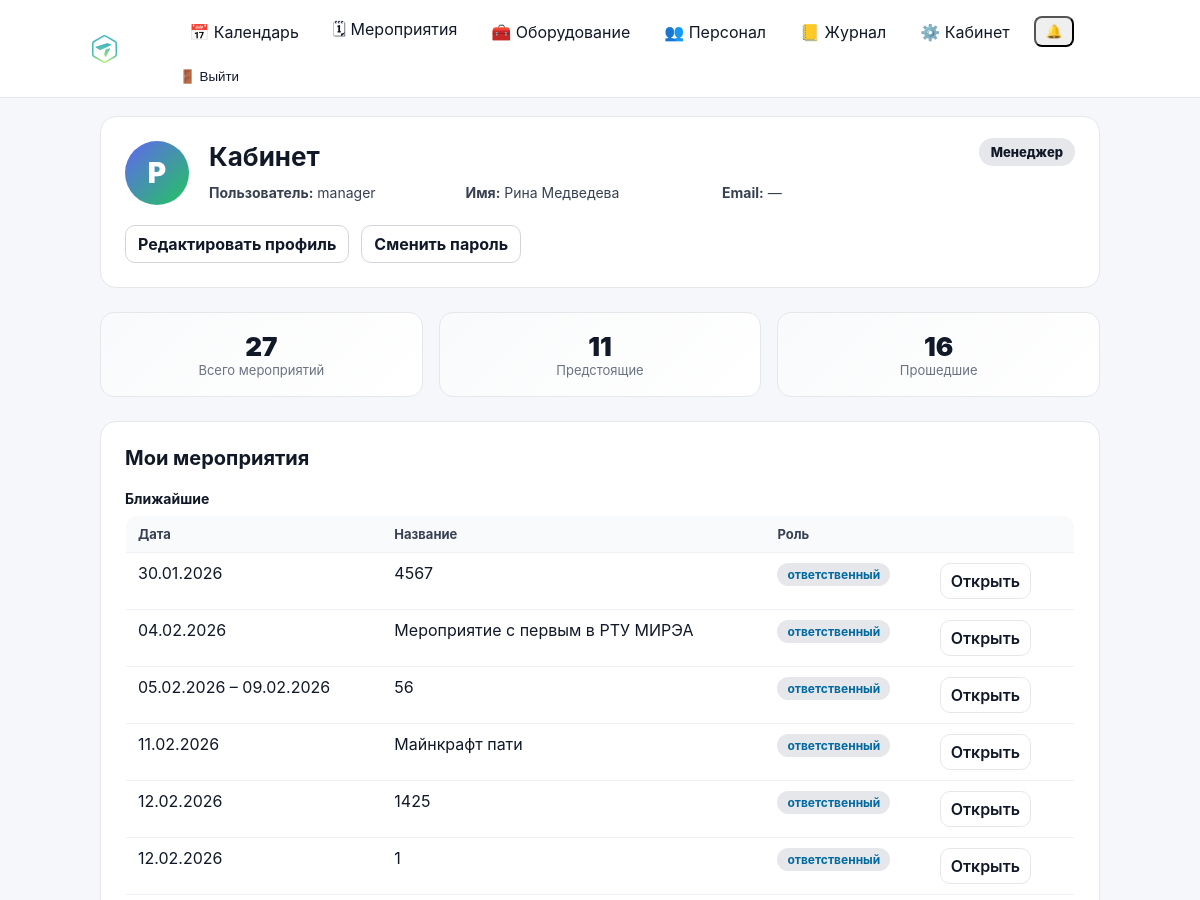
The page /cabinet/ (signed in, upper part) on the database as committed earlier.
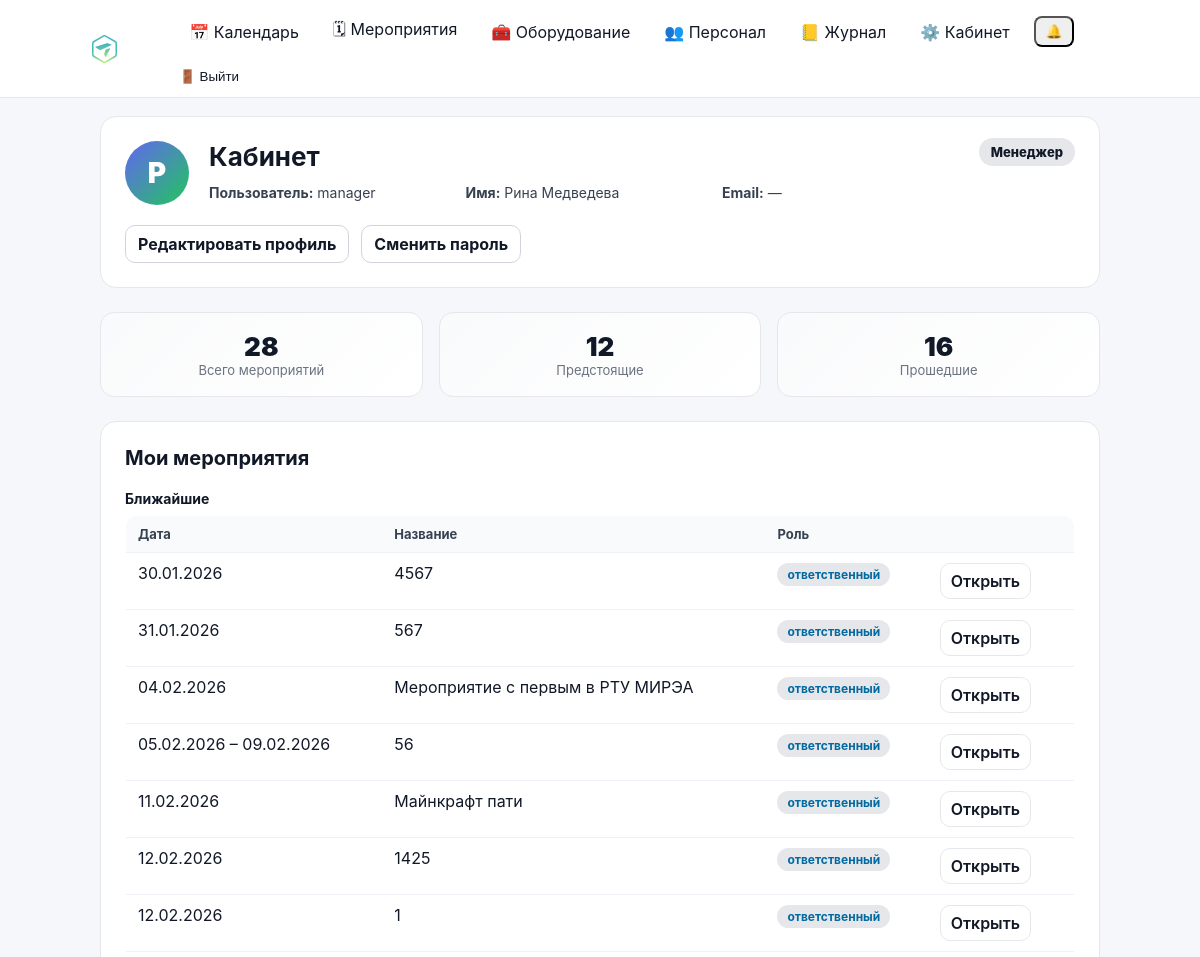
The same page on the database as committed later.
### events/models.py (models this page shows, shortened)
class Event(models.Model):
    class Meta:
        permissions = [
            ("edit_event_card", "Can edit event card (dates/status/etc)"),
            ("edit_event_equipment", "Can edit event equipment (own/rented)"),
        ]
    STATUS_DRAFT = "draft"
    STATUS_CONFIRMED = "confirmed"
    STATUS_CANCELLED = "cancelled"
    STATUS_CLOSED = "closed"
    STATUS_CHOICES = (
        (STATUS_DRAFT, "Черновик"),
        (STATUS_CONFIRMED, "Подтверждено"),
        (STATUS_CANCELLED, "Отменено"),
        (STATUS_CLOSED, "Закрыто"),
    )
    name = models.CharField(max_length=200)
    start_date = models.DateField()
    end_date = models.DateField(blank=True, null=True)
    client = models.CharField(max_length=200, blank=True)
    location = models.CharField(max_length=200, blank=True)
    responsible = models.ForeignKey(
        User,
        on_delete=models.SET_NULL,
        null=True,
        related_name="events",
    )
    s_engineer = models.ForeignKey(
        User,
        on_delete=models.SET_NULL,
        null=True,
        blank=True,
        related_name="senior_events",
    )
    engineers = models.ManyToManyField(
        User,
        blank=True,
        related_name="engineer_events",
    )
    notes = models.TextField(blank=True, default="")
    is_deleted = models.BooleanField(default=False)
    deleted_at = models.DateTimeField(null=True, blank=True)
    status = models.CharField(
        max_length=20,
        choices=STATUS_CHOICES,
        default=STATUS_DRAFT,
    )
    created_at = models.DateTimeField(auto_now_add=True)

### cabinet/views.py (the view)
# urls.py: path("", views.dashboard, name="dashboard"),
@login_required
def dashboard(request):
    user = request.user
    today = date.today()
    q = Q(responsible=user)
    if hasattr(Event, "s_engineer"):
        q = q | Q(s_engineer=user)
    if hasattr(Event, "engineers"):
        q = q | Q(engineers=user)
    qs = (
        Event.objects
        .filter(q)
        .distinct()
        .order_by("start_date", "id")
    )
    if hasattr(Event, "s_engineer"):
        qs = qs.select_related("responsible", "s_engineer")
    else:
        qs = qs.select_related("responsible")
    if hasattr(Event, "engineers"):
        qs = qs.prefetch_related("engineers")
    upcoming = []
    past = []
    for ev in qs:
        end = ev.end_date or ev.start_date
        role_name, role_slug = _event_user_role(ev, user)
        item = {
            "event": ev,
            "date_display": _format_date_range(ev.start_date, ev.end_date),
            "role_name": role_name,
            "role_slug": role_slug,
        }
        if end >= today:
            upcoming.append(item)
        else:
            past.append(item)
    upcoming.sort(key=lambda x: (x["event"].start_date, x["event"].id))
    past.sort(key=lambda x: (x["event"].start_date, x["event"].id), reverse=True)
    stats = {
        "total": len(upcoming) + len(past),
        "upcoming": len(upcoming),
        "past": len(past),
    }
    role_name, role_slug = _get_primary_role(user)
    return render(request, "cabinet/dashboard.html", {
        "role_name": role_name,
        "role_slug": role_slug,
        "stats": stats,
        "upcoming_events": upcoming,
        "past_events": past,
    })

### accounts/context_processors.py (called while the page is built)
def authz_flags(request):
    user = getattr(request, "user", None)
    return {
        "can_manage_staff": can_manage_staff(user),
        "can_edit_event_card": can_edit_event_card(user),
        "can_edit_event_equipment": can_edit_event_equipment(user),
        "can_edit_inventory": can_edit_inventory(user),
    }

### accounts/permissions.py (called while the page is built)
def _ok(user) -> bool:
    return bool(user and user.is_authenticated)

def is_super(user) -> bool:
    return bool(_ok(user) and getattr(user, "is_superuser", False))

def can_manage_staff(user) -> bool:
    return is_super(user) or (_ok(user) and user.has_perm("accounts.manage_staff"))

def can_edit_inventory(user) -> bool:
    return is_super(user) or (_ok(user) and user.has_perm("inventory.manage_inventory"))

def can_edit_event_card(user) -> bool:
    return is_super(user) or (_ok(user) and user.has_perm("events.edit_event_card"))

def can_edit_event_equipment(user) -> bool:
    return is_super(user) or (_ok(user) and user.has_perm("events.edit_event_equipment"))

### cabinet/views.py (called while the page is built)
def _format_date_range(start, end):
    if not end or end == start:
        return start.strftime("%d.%m.%Y")
    return f"{start.strftime('%d.%m.%Y')} – {end.strftime('%d.%m.%Y')}"

### cabinet/templates/cabinet/dashboard.html (shortened to what this page needs)
{% extends "base.html" %}
{% load static %}
{% block content %}
<div class="cabinet-page">
    <div class="cabinet-card cabinet-profile">
        <div class="cabinet-profile-header">
            <div class="cabinet-avatar">
                {{ user.first_name|default:user.username|slice:":1"|upper }}
            </div>
            <div class="cabinet-profile-info">
                <h1 class="cabinet-title">Кабинет</h1>
                <div class="cabinet-user-meta">
                    <div><strong>Пользователь:</strong> {{ user.username }}</div>
                    <div><strong>Имя:</strong> {{ user.get_full_name|default:"—" }}</div>
                    <div><strong>Email:</strong> {{ user.email|default:"—" }}</div>
                </div>
            </div>
            <div class="cabinet-role">
                <span class="role-badge role-{{ role_slug }}">
                    {{ role_name }}
                </span>
            </div>
        </div>
        <div class="cabinet-actions">
            <a href="{% url 'cabinet:profile_edit' %}" class="btn">
                Редактировать профиль
            </a>
            <a href="{% url 'cabinet:password_change' %}" class="btn">
                Сменить пароль
            </a>
        </div>
    </div>
    <div class="cabinet-stats">
        <div class="stat-card">
            <div class="stat-value">{{ stats.total }}</div>
            <div class="stat-label">Всего мероприятий</div>
        </div>
        <div class="stat-card">
            <div class="stat-value">{{ stats.upcoming }}</div>
            <div class="stat-label">Предстоящие</div>
        </div>
        <div class="stat-card">
            <div class="stat-value">{{ stats.past }}</div>
            <div class="stat-label">Прошедшие</div>
        </div>
    </div>
    <div class="cabinet-card">
        <h2 class="cabinet-section-title">Мои мероприятия</h2>
        {% if upcoming_events %}
        <div class="cabinet-subtitle">Ближайшие</div>
        <table class="list-table">
            <thead>
                <tr>
                    <th>Дата</th>
                    <th>Название</th>
                    <th>Роль</th>
                    <th></th>
                </tr>
            </thead>
            <tbody>
                {% for item in upcoming_events %}
                <tr>
                    <td>{{ item.date_display }}</td>
                    <td>{{ item.event.name }}</td>
                    <td>
                        <span class="role-pill role-{{ item.role_slug }}">
                            {{ item.role_name }}
                        </span>
                    </td>
                    <td>
                        <a href="{% url 'event_detail' item.event.id %}" class="btn btn-secondary">
                            Открыть
                        </a>
                    </td>
                </tr>
                {% endfor %}
            </tbody>
        </table>
        {% endif %}
    </div>
</div>
{% endblock %}

Rows that differ between the two databases and show on the page:
added Event: date_display "31.01.2026", event.name "567", role_name "ответственный"
Other text that changed with them:
{{ stats.total }}: "27" → "28"
{{ stats.upcoming }}: "11" → "12"
